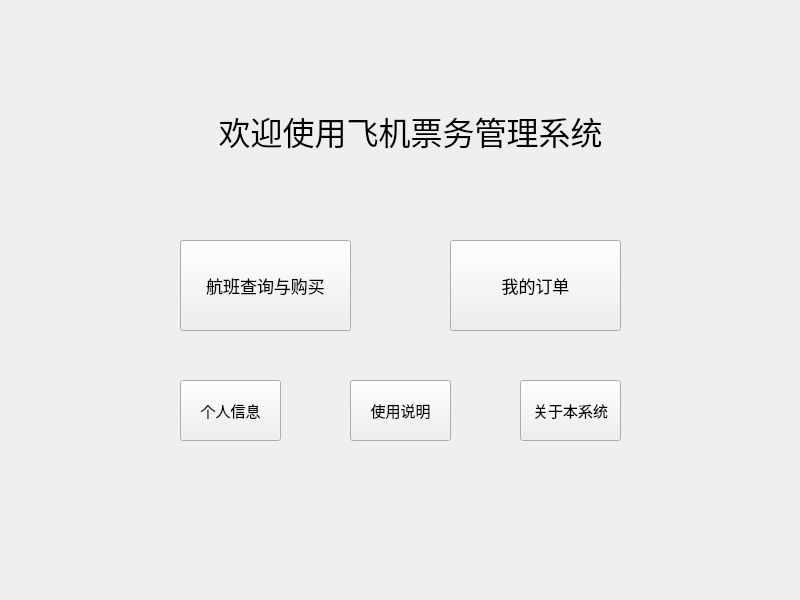
<?xml version="1.0" encoding="UTF-8"?>
<ui version="4.0">
 <class>Form1</class>
 <widget class="QWidget" name="Form1">
  <property name="geometry">
   <rect>
    <x>0</x>
    <y>0</y>
    <width>800</width>
    <height>600</height>
   </rect>
  </property>
  <property name="minimumSize">
   <size>
    <width>800</width>
    <height>600</height>
   </size>
  </property>
  <property name="maximumSize">
   <size>
    <width>800</width>
    <height>600</height>
   </size>
  </property>
  <property name="windowTitle">
   <string>Form</string>
  </property>
  <widget class="QPushButton" name="btnFlightQuery">
   <property name="geometry">
    <rect>
     <x>180</x>
     <y>240</y>
     <width>171</width>
     <height>91</height>
    </rect>
   </property>
   <property name="minimumSize">
    <size>
     <width>101</width>
     <height>0</height>
    </size>
   </property>
   <property name="font">
    <font>
     <pointsize>13</pointsize>
    </font>
   </property>
   <property name="text">
    <string>航班查询与购买</string>
   </property>
  </widget>
  <widget class="QPushButton" name="btnMyOrders">
   <property name="geometry">
    <rect>
     <x>450</x>
     <y>240</y>
     <width>171</width>
     <height>91</height>
    </rect>
   </property>
   <property name="minimumSize">
    <size>
     <width>101</width>
     <height>0</height>
    </size>
   </property>
   <property name="font">
    <font>
     <pointsize>13</pointsize>
    </font>
   </property>
   <property name="text">
    <string>我的订单</string>
   </property>
  </widget>
  <widget class="QPushButton" name="btnPersonalInfo">
   <property name="geometry">
    <rect>
     <x>180</x>
     <y>380</y>
     <width>101</width>
     <height>61</height>
    </rect>
   </property>
   <property name="minimumSize">
    <size>
     <width>101</width>
     <height>0</height>
    </size>
   </property>
   <property name="font">
    <font>
     <pointsize>11</pointsize>
    </font>
   </property>
   <property name="text">
    <string>个人信息</string>
   </property>
  </widget>
  <widget class="QPushButton" name="btnNotice">
   <property name="geometry">
    <rect>
     <x>350</x>
     <y>380</y>
     <width>101</width>
     <height>61</height>
    </rect>
   </property>
   <property name="minimumSize">
    <size>
     <width>101</width>
     <height>0</height>
    </size>
   </property>
   <property name="font">
    <font>
     <pointsize>11</pointsize>
    </font>
   </property>
   <property name="text">
    <string>使用说明</string>
   </property>
  </widget>
  <widget class="QPushButton" name="btnAbout">
   <property name="geometry">
    <rect>
     <x>520</x>
     <y>380</y>
     <width>101</width>
     <height>61</height>
    </rect>
   </property>
   <property name="minimumSize">
    <size>
     <width>101</width>
     <height>0</height>
    </size>
   </property>
   <property name="font">
    <font>
     <pointsize>11</pointsize>
    </font>
   </property>
   <property name="text">
    <string>关于本系统</string>
   </property>
  </widget>
  <widget class="QLabel" name="label">
   <property name="geometry">
    <rect>
     <x>170</x>
     <y>80</y>
     <width>481</width>
     <height>101</height>
    </rect>
   </property>
   <property name="font">
    <font>
     <pointsize>24</pointsize>
    </font>
   </property>
   <property name="text">
    <string>欢迎使用飞机票务管理系统</string>
   </property>
   <property name="textFormat">
    <enum>Qt::TextFormat::AutoText</enum>
   </property>
   <property name="alignment">
    <set>Qt::AlignmentFlag::AlignCenter</set>
   </property>
  </widget>
 </widget>
 <resources/>
 <connections/>
</ui>
